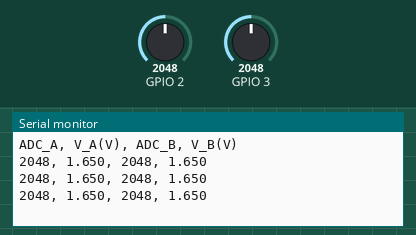
Bench run of a program on a simulated Seeed XIAO ESP32-C3. On the bench: the last lines printed to the serial monitor. Inputs (shaded band) come from the test bench; at power-on: GPIO 2 = 2048, GPIO 3 = 2048 (analog values on the 0–4095 scale).

Above: at 1.4 s.
1.5 s: GPIO 2 set to 2866
At 2.07 s:
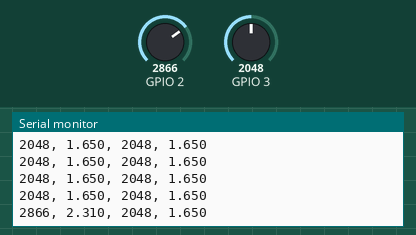
3.0 s: GPIO 3 set to 2866
At 3.22 s:
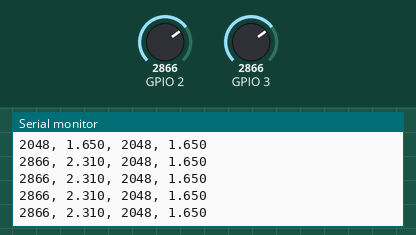
4.5 s: GPIO 2 set to 3603
At 4.76 s:
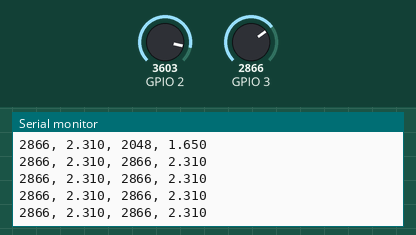
6.0 s: GPIO 3 set to 3603
At 6.3 s:
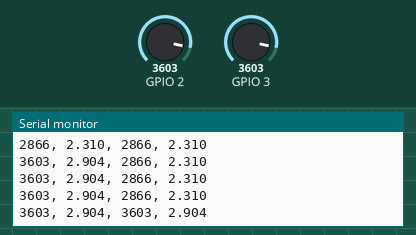
Timing chart, 0 to 8.5 s (numbered marks = the images above; inputs shaded):
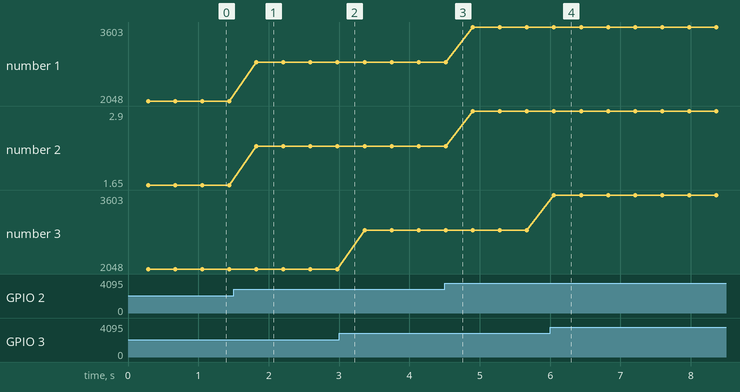

The program:

main.cpp
```cpp
#include <Arduino.h>

const float ADC_MAX = 4095.0;
const float VREF = 3.3;
const int NUM_SAMPLES = 20;

// Use A0/A1 instead of hardcoding GPIO 34/35
const int ADC_PIN_A = D0;   // When VOUT1 or VOUT2 is connected to D0, it usually maps to A0
const int ADC_PIN_B = D1;   // When the other channel is connected to D1, it usually maps to A1

float readAveragedADC(int pin) {
  long sum = 0;
  for (int i = 0; i < NUM_SAMPLES; i++) {
    sum += analogRead(pin);
    delay(2);
  }
  return sum / (float)NUM_SAMPLES;
}

void setup() {
  Serial.begin(115200);
  delay(200);

  analogReadResolution(12);

  // Note: On some boards, only A0/A1 are mapped to ADC-capable pins.
  // Explicitly setting attenuation improves stability.
  analogSetPinAttenuation(ADC_PIN_A, ADC_11db);
  analogSetPinAttenuation(ADC_PIN_B, ADC_11db);

  Serial.println("ADC_A, V_A(V), ADC_B, V_B(V)");
}

void loop() {
  float rawA = readAveragedADC(ADC_PIN_A);
  float rawB = readAveragedADC(ADC_PIN_B);

  float vA = (rawA / ADC_MAX) * VREF;
  float vB = (rawB / ADC_MAX) * VREF;

  Serial.print((int)rawA);
  Serial.print(", ");
  Serial.print(vA, 3);
  Serial.print(", ");
  Serial.print((int)rawB);
  Serial.print(", ");
  Serial.println(vB, 3);

  delay(300);
}
```

Measured:
- after the input at 1.5 s, the serial monitor: prints a new line after 0.32 s (image 1)
- after the input at 6.0 s, the serial monitor: prints a new line after 0.05 s (image 4)
- plotted number 1: 2048 → 2866 after the input at 1.5 s, 2866 → 3603 after the input at 4.5 s
- plotted number 2: 1.65 → 2.31 after the input at 1.5 s, 2.31 → 2.9 after the input at 4.5 s
